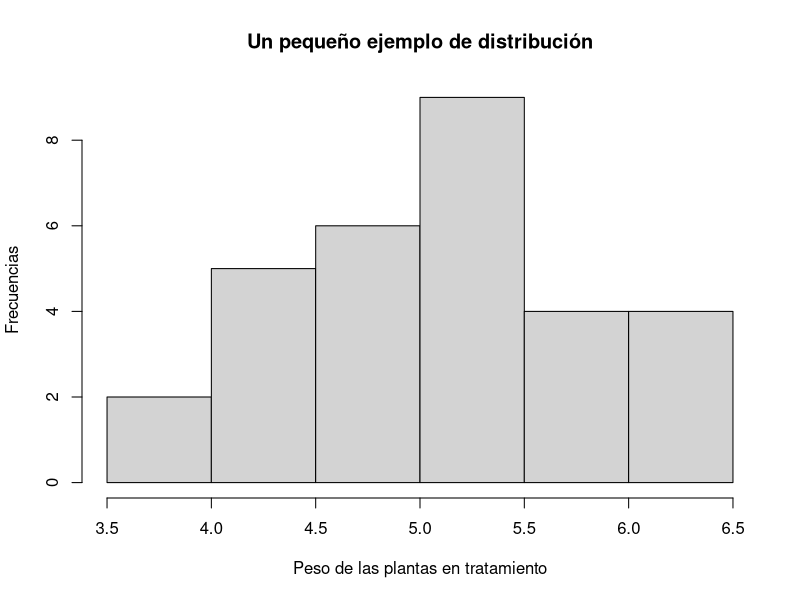
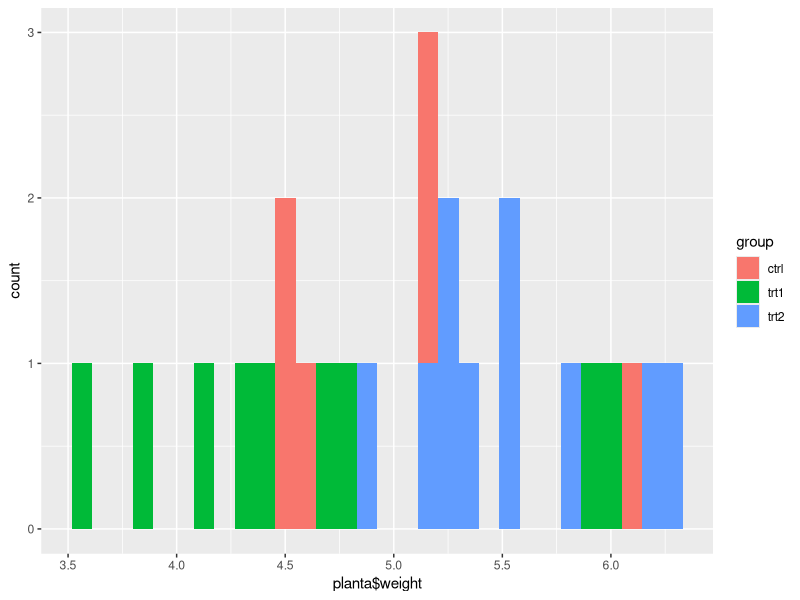
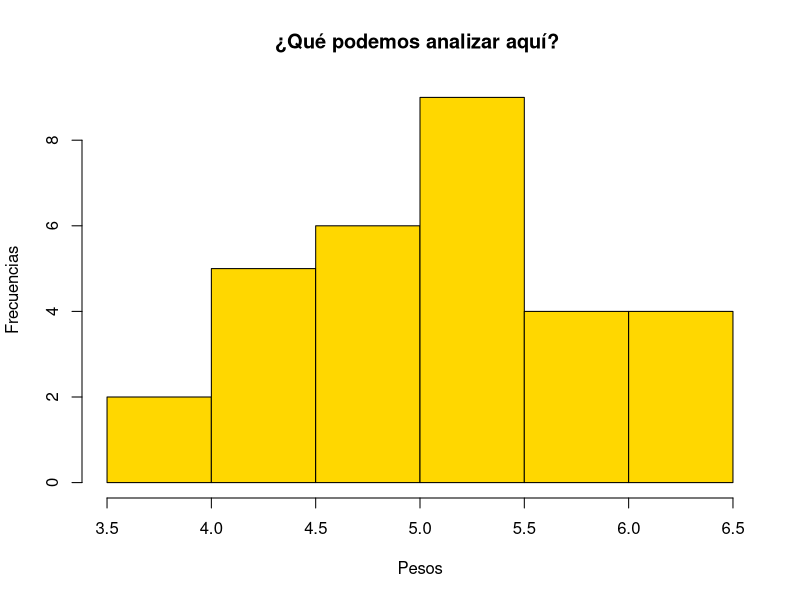

Reproduce these figures in R, in order.
## ---- chunk 1
nombres<-c("Media", "Mediana")
significados_mtc<-c("Se refiere al promedio de un conjunto de datos","El valor que se encuentra en la mitad de un conjunto de daots")
mtc<-data.frame(nombres, significados_mtc)
colnames(mtc)<-c("Estadísticos", "Definición")
library(knitr)
mtc_kable<- kable(mtc)
mtc_kable
## ---- chunk 2
dispersionames<-c("Desviación estándar", "Varianza", "Rango")
significados_md<-c("Qué tan dispersos están los datos en un conjunto","Dispersión de los datos entorno a la media", "Diferencias entre valores máximos y mínimos en una muestra de datos")
md<-data.frame(dispersionames, significados_md)
colnames(md)<-c("Estadísticos", "Definición")
library(knitr)
md_kable<- kable(md)
md_kable
## ---- chunk 3
#| echo: true
data("PlantGrowth")
mean(PlantGrowth$weight)
median(PlantGrowth$weight)
## ---- chunk 4
#| echo: true
sd(PlantGrowth$weight)
var(PlantGrowth$weight)
range(PlantGrowth$weight)
## ---- chunk 5
#| echo: true
summary(PlantGrowth$weight)
## ---- chunk 6
#| echo: false
hist(PlantGrowth$weight, xlab = "Peso de las plantas en tratamiento", ylab = "Frecuencias", main = "Un pequeño ejemplo de distribución")
## ---- chunk 7
#| echo: true
data("PlantGrowth")
attach(PlantGrowth)
planta<-data.frame(PlantGrowth)
planta
## ---- chunk 8
#| echo: false
valor_p<-c("p>0.05", "p<0.05")
hp<-c("Hipótesis nula (HO)", "Hipótesis alternativa (H1)")
formulacion<-c("No hay diferencias significativas en el peso de las plantas en los tratamientos","Hay diferencias significativas en el peso de las plantas en al menos uno de los tratamientos")
hipotesis<-data.frame(hp, formulacion, valor_p)
colnames(hipotesis)<-c("Hipótesis", "Formulación de la hipótesis", "Valor P")
hipo_kable<- kable(hipotesis)
hipo_kable
## ---- chunk 9
library(ggplot2)
ggplot(planta)+
  geom_histogram(aes(x=planta$weight, fill = group), position = "identity")

## ---- chunk 10
hist(planta$weight, col = "gold", xlab = "Pesos", ylab = "Frecuencias", main = "¿Qué podemos analizar aquí? ")

## ---- chunk 11
#| echo: false
valor_p1<-c("p>0.05", "p<0.05")
hp1<-c("Hipótesis nula (HO)", "Hipótesis alternativa (H1)")
formulacion1<-c("Nuestros datos se ajustan a la curva de normalidad","Nuestros datos NO se ajustan a la curva de normalidad")
hipotesis1<-data.frame(hp1, formulacion1, valor_p1)
colnames(hipotesis1)<-c("Hipótesis", "Formulación de la hipótesis", "Valor P")
hipo_kable1<- kable(hipotesis1, label = "Prueba de hipótesis para Shapiro-Wilk")
hipo_kable1


## ---- chunk 12
#| echo: true
shapiro.test(planta$weight)

